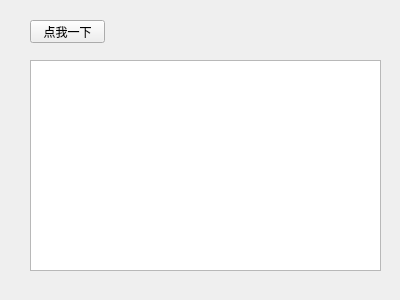
<?xml version="1.0" encoding="UTF-8"?>
<ui version="4.0">
 <class>Form</class>
 <widget class="QWidget" name="Form">
  <property name="geometry">
   <rect>
    <x>0</x>
    <y>0</y>
    <width>400</width>
    <height>300</height>
   </rect>
  </property>
  <property name="windowTitle">
   <string>Form</string>
  </property>
  <widget class="QPushButton" name="pushButton">
   <property name="geometry">
    <rect>
     <x>30</x>
     <y>20</y>
     <width>75</width>
     <height>23</height>
    </rect>
   </property>
   <property name="text">
    <string>点我一下</string>
   </property>
  </widget>
  <widget class="QTextEdit" name="textEdit">
   <property name="geometry">
    <rect>
     <x>30</x>
     <y>60</y>
     <width>351</width>
     <height>211</height>
    </rect>
   </property>
  </widget>
 </widget>
 <resources/>
 <connections>
  <connection>
   <sender>pushButton</sender>
   <signal>clicked()</signal>
   <receiver>Form</receiver>
   <slot>click_button()</slot>
   <hints>
    <hint type="sourcelabel">
     <x>63</x>
     <y>30</y>
    </hint>
    <hint type="destinationlabel">
     <x>214</x>
     <y>36</y>
    </hint>
   </hints>
  </connection>
 </connections>
 <slots>
  <slot>click_button()</slot>
 </slots>
</ui>
